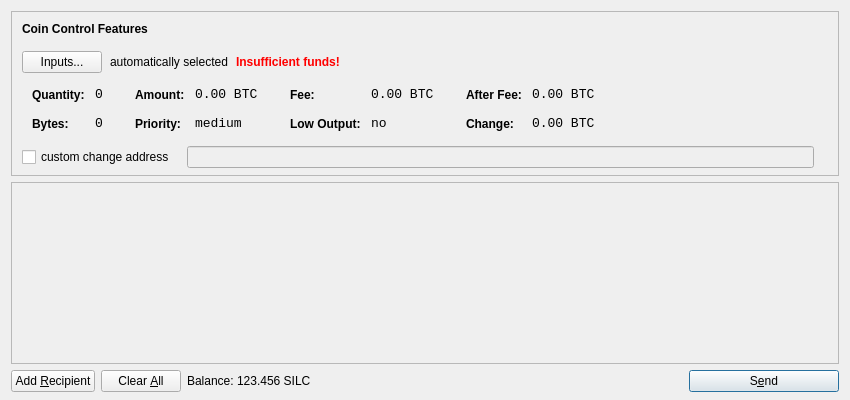
<?xml version="1.0" encoding="UTF-8"?>
<ui version="4.0">
 <class>SendCoinsDialog</class>
 <widget class="QDialog" name="SendCoinsDialog">
  <property name="geometry">
   <rect>
    <x>0</x>
    <y>0</y>
    <width>850</width>
    <height>400</height>
   </rect>
  </property>
  <property name="windowTitle">
   <string>Send Coins</string>
  </property>
  <layout class="QVBoxLayout" name="verticalLayout" stretch="0,1,0">
   <property name="bottomMargin">
    <number>8</number>
   </property>
   <item>
    <widget class="QFrame" name="frameCoinControl">
     <property name="sizePolicy">
      <sizepolicy hsizetype="Expanding" vsizetype="Expanding">
       <horstretch>0</horstretch>
       <verstretch>0</verstretch>
      </sizepolicy>
     </property>
     <property name="maximumSize">
      <size>
       <width>16777215</width>
       <height>16777215</height>
      </size>
     </property>
     <property name="frameShape">
      <enum>QFrame::StyledPanel</enum>
     </property>
     <property name="frameShadow">
      <enum>QFrame::Sunken</enum>
     </property>
     <layout class="QVBoxLayout" name="verticalLayoutCoinControl2">
      <property name="spacing">
       <number>-1</number>
      </property>
      <property name="leftMargin">
       <number>0</number>
      </property>
      <property name="topMargin">
       <number>0</number>
      </property>
      <property name="rightMargin">
       <number>0</number>
      </property>
      <property name="bottomMargin">
       <number>6</number>
      </property>
      <item>
       <layout class="QVBoxLayout" name="verticalLayoutCoinControl" stretch="0,0,0,0,1">
        <property name="spacing">
         <number>0</number>
        </property>
        <property name="leftMargin">
         <number>10</number>
        </property>
        <property name="topMargin">
         <number>10</number>
        </property>
        <item>
         <layout class="QHBoxLayout" name="horizontalLayoutCoinControl1">
          <property name="bottomMargin">
           <number>15</number>
          </property>
          <item>
           <widget class="QLabel" name="labelCoinControlFeatures">
            <property name="sizePolicy">
             <sizepolicy hsizetype="Preferred" vsizetype="Maximum">
              <horstretch>0</horstretch>
              <verstretch>0</verstretch>
             </sizepolicy>
            </property>
            <property name="font">
             <font>
              <weight>75</weight>
              <bold>true</bold>
             </font>
            </property>
            <property name="styleSheet">
             <string notr="true">font-weight:bold;</string>
            </property>
            <property name="text">
             <string>Coin Control Features</string>
            </property>
           </widget>
          </item>
         </layout>
        </item>
        <item>
         <layout class="QHBoxLayout" name="horizontalLayoutCoinControl2" stretch="0,0,0,0">
          <property name="spacing">
           <number>8</number>
          </property>
          <property name="bottomMargin">
           <number>10</number>
          </property>
          <item>
           <widget class="QPushButton" name="pushButtonCoinControl">
            <property name="styleSheet">
             <string notr="true"/>
            </property>
            <property name="text">
             <string>Inputs...</string>
            </property>
           </widget>
          </item>
          <item>
           <widget class="QLabel" name="labelCoinControlAutomaticallySelected">
            <property name="text">
             <string>automatically selected</string>
            </property>
            <property name="margin">
             <number>5</number>
            </property>
           </widget>
          </item>
          <item>
           <widget class="QLabel" name="labelCoinControlInsuffFunds">
            <property name="font">
             <font>
              <weight>75</weight>
              <bold>true</bold>
             </font>
            </property>
            <property name="styleSheet">
             <string notr="true">color:red;font-weight:bold;</string>
            </property>
            <property name="text">
             <string>Insufficient funds!</string>
            </property>
            <property name="margin">
             <number>5</number>
            </property>
           </widget>
          </item>
          <item>
           <spacer name="horizontalSpacerCoinControl">
            <property name="orientation">
             <enum>Qt::Horizontal</enum>
            </property>
            <property name="sizeHint" stdset="0">
             <size>
              <width>40</width>
              <height>1</height>
             </size>
            </property>
           </spacer>
          </item>
         </layout>
        </item>
        <item>
         <widget class="QWidget" name="widgetCoinControl" native="true">
          <property name="sizePolicy">
           <sizepolicy hsizetype="Preferred" vsizetype="Preferred">
            <horstretch>0</horstretch>
            <verstretch>0</verstretch>
           </sizepolicy>
          </property>
          <property name="minimumSize">
           <size>
            <width>0</width>
            <height>0</height>
           </size>
          </property>
          <property name="styleSheet">
           <string notr="true"/>
          </property>
          <layout class="QHBoxLayout" name="horizontalLayoutCoinControl5">
           <property name="margin">
            <number>0</number>
           </property>
           <item>
            <layout class="QHBoxLayout" name="horizontalLayoutCoinControl3" stretch="0,0,0,1">
             <property name="spacing">
              <number>20</number>
             </property>
             <property name="topMargin">
              <number>0</number>
             </property>
             <property name="bottomMargin">
              <number>10</number>
             </property>
             <item>
              <layout class="QFormLayout" name="formLayoutCoinControl1">
               <property name="horizontalSpacing">
                <number>10</number>
               </property>
               <property name="verticalSpacing">
                <number>14</number>
               </property>
               <property name="leftMargin">
                <number>10</number>
               </property>
               <property name="topMargin">
                <number>4</number>
               </property>
               <property name="rightMargin">
                <number>6</number>
               </property>
               <item row="0" column="0">
                <widget class="QLabel" name="labelCoinControlQuantityText">
                 <property name="styleSheet">
                  <string notr="true">font-weight:bold;</string>
                 </property>
                 <property name="text">
                  <string>Quantity:</string>
                 </property>
                 <property name="margin">
                  <number>0</number>
                 </property>
                </widget>
               </item>
               <item row="0" column="1">
                <widget class="QLabel" name="labelCoinControlQuantity">
                 <property name="font">
                  <font>
                   <family>Monospace</family>
                   <pointsize>10</pointsize>
                  </font>
                 </property>
                 <property name="cursor">
                  <cursorShape>IBeamCursor</cursorShape>
                 </property>
                 <property name="contextMenuPolicy">
                  <enum>Qt::ActionsContextMenu</enum>
                 </property>
                 <property name="text">
                  <string notr="true">0</string>
                 </property>
                 <property name="margin">
                  <number>0</number>
                 </property>
                 <property name="textInteractionFlags">
                  <set>Qt::LinksAccessibleByMouse|Qt::TextSelectableByKeyboard|Qt::TextSelectableByMouse</set>
                 </property>
                </widget>
               </item>
               <item row="1" column="0">
                <widget class="QLabel" name="labelCoinControlBytesText">
                 <property name="styleSheet">
                  <string notr="true">font-weight:bold;</string>
                 </property>
                 <property name="text">
                  <string>Bytes:</string>
                 </property>
                </widget>
               </item>
               <item row="1" column="1">
                <widget class="QLabel" name="labelCoinControlBytes">
                 <property name="font">
                  <font>
                   <family>Monospace</family>
                   <pointsize>10</pointsize>
                  </font>
                 </property>
                 <property name="cursor">
                  <cursorShape>IBeamCursor</cursorShape>
                 </property>
                 <property name="contextMenuPolicy">
                  <enum>Qt::ActionsContextMenu</enum>
                 </property>
                 <property name="text">
                  <string notr="true">0</string>
                 </property>
                 <property name="textInteractionFlags">
                  <set>Qt::LinksAccessibleByMouse|Qt::TextSelectableByKeyboard|Qt::TextSelectableByMouse</set>
                 </property>
                </widget>
               </item>
              </layout>
             </item>
             <item>
              <layout class="QFormLayout" name="formLayoutCoinControl2">
               <property name="horizontalSpacing">
                <number>10</number>
               </property>
               <property name="verticalSpacing">
                <number>14</number>
               </property>
               <property name="leftMargin">
                <number>6</number>
               </property>
               <property name="topMargin">
                <number>4</number>
               </property>
               <property name="rightMargin">
                <number>6</number>
               </property>
               <item row="0" column="0">
                <widget class="QLabel" name="labelCoinControlAmountText">
                 <property name="styleSheet">
                  <string notr="true">font-weight:bold;</string>
                 </property>
                 <property name="text">
                  <string>Amount:</string>
                 </property>
                 <property name="margin">
                  <number>0</number>
                 </property>
                </widget>
               </item>
               <item row="0" column="1">
                <widget class="QLabel" name="labelCoinControlAmount">
                 <property name="font">
                  <font>
                   <family>Monospace</family>
                   <pointsize>10</pointsize>
                  </font>
                 </property>
                 <property name="cursor">
                  <cursorShape>IBeamCursor</cursorShape>
                 </property>
                 <property name="contextMenuPolicy">
                  <enum>Qt::ActionsContextMenu</enum>
                 </property>
                 <property name="text">
                  <string notr="true">0.00 BTC</string>
                 </property>
                 <property name="textInteractionFlags">
                  <set>Qt::LinksAccessibleByMouse|Qt::TextSelectableByKeyboard|Qt::TextSelectableByMouse</set>
                 </property>
                </widget>
               </item>
               <item row="1" column="0">
                <widget class="QLabel" name="labelCoinControlPriorityText">
                 <property name="styleSheet">
                  <string notr="true">font-weight:bold;</string>
                 </property>
                 <property name="text">
                  <string>Priority:</string>
                 </property>
                </widget>
               </item>
               <item row="1" column="1">
                <widget class="QLabel" name="labelCoinControlPriority">
                 <property name="font">
                  <font>
                   <family>Monospace</family>
                   <pointsize>10</pointsize>
                  </font>
                 </property>
                 <property name="cursor">
                  <cursorShape>IBeamCursor</cursorShape>
                 </property>
                 <property name="contextMenuPolicy">
                  <enum>Qt::ActionsContextMenu</enum>
                 </property>
                 <property name="text">
                  <string>medium</string>
                 </property>
                 <property name="textInteractionFlags">
                  <set>Qt::LinksAccessibleByMouse|Qt::TextSelectableByKeyboard|Qt::TextSelectableByMouse</set>
                 </property>
                </widget>
               </item>
              </layout>
             </item>
             <item>
              <layout class="QFormLayout" name="formLayoutCoinControl3">
               <property name="horizontalSpacing">
                <number>10</number>
               </property>
               <property name="verticalSpacing">
                <number>14</number>
               </property>
               <property name="leftMargin">
                <number>6</number>
               </property>
               <property name="topMargin">
                <number>4</number>
               </property>
               <property name="rightMargin">
                <number>6</number>
               </property>
               <item row="0" column="0">
                <widget class="QLabel" name="labelCoinControlFeeText">
                 <property name="styleSheet">
                  <string notr="true">font-weight:bold;</string>
                 </property>
                 <property name="text">
                  <string>Fee:</string>
                 </property>
                 <property name="margin">
                  <number>0</number>
                 </property>
                </widget>
               </item>
               <item row="0" column="1">
                <widget class="QLabel" name="labelCoinControlFee">
                 <property name="font">
                  <font>
                   <family>Monospace</family>
                   <pointsize>10</pointsize>
                  </font>
                 </property>
                 <property name="cursor">
                  <cursorShape>IBeamCursor</cursorShape>
                 </property>
                 <property name="contextMenuPolicy">
                  <enum>Qt::ActionsContextMenu</enum>
                 </property>
                 <property name="text">
                  <string notr="true">0.00 BTC</string>
                 </property>
                 <property name="textInteractionFlags">
                  <set>Qt::LinksAccessibleByMouse|Qt::TextSelectableByKeyboard|Qt::TextSelectableByMouse</set>
                 </property>
                </widget>
               </item>
               <item row="1" column="0">
                <widget class="QLabel" name="labelCoinControlLowOutputText">
                 <property name="styleSheet">
                  <string notr="true">font-weight:bold;</string>
                 </property>
                 <property name="text">
                  <string>Low Output:</string>
                 </property>
                </widget>
               </item>
               <item row="1" column="1">
                <widget class="QLabel" name="labelCoinControlLowOutput">
                 <property name="font">
                  <font>
                   <family>Monospace</family>
                   <pointsize>10</pointsize>
                  </font>
                 </property>
                 <property name="cursor">
                  <cursorShape>IBeamCursor</cursorShape>
                 </property>
                 <property name="contextMenuPolicy">
                  <enum>Qt::ActionsContextMenu</enum>
                 </property>
                 <property name="text">
                  <string>no</string>
                 </property>
                 <property name="textInteractionFlags">
                  <set>Qt::LinksAccessibleByMouse|Qt::TextSelectableByKeyboard|Qt::TextSelectableByMouse</set>
                 </property>
                </widget>
               </item>
              </layout>
             </item>
             <item>
              <layout class="QFormLayout" name="formLayoutCoinControl4">
               <property name="horizontalSpacing">
                <number>10</number>
               </property>
               <property name="verticalSpacing">
                <number>14</number>
               </property>
               <property name="leftMargin">
                <number>6</number>
               </property>
               <property name="topMargin">
                <number>4</number>
               </property>
               <property name="rightMargin">
                <number>6</number>
               </property>
               <item row="0" column="0">
                <widget class="QLabel" name="labelCoinControlAfterFeeText">
                 <property name="styleSheet">
                  <string notr="true">font-weight:bold;</string>
                 </property>
                 <property name="text">
                  <string>After Fee:</string>
                 </property>
                 <property name="margin">
                  <number>0</number>
                 </property>
                </widget>
               </item>
               <item row="0" column="1">
                <widget class="QLabel" name="labelCoinControlAfterFee">
                 <property name="font">
                  <font>
                   <family>Monospace</family>
                   <pointsize>10</pointsize>
                  </font>
                 </property>
                 <property name="cursor">
                  <cursorShape>IBeamCursor</cursorShape>
                 </property>
                 <property name="contextMenuPolicy">
                  <enum>Qt::ActionsContextMenu</enum>
                 </property>
                 <property name="text">
                  <string notr="true">0.00 BTC</string>
                 </property>
                 <property name="textInteractionFlags">
                  <set>Qt::LinksAccessibleByMouse|Qt::TextSelectableByKeyboard|Qt::TextSelectableByMouse</set>
                 </property>
                </widget>
               </item>
               <item row="1" column="0">
                <widget class="QLabel" name="labelCoinControlChangeText">
                 <property name="styleSheet">
                  <string notr="true">font-weight:bold;</string>
                 </property>
                 <property name="text">
                  <string>Change:</string>
                 </property>
                </widget>
               </item>
               <item row="1" column="1">
                <widget class="QLabel" name="labelCoinControlChange">
                 <property name="font">
                  <font>
                   <family>Monospace</family>
                   <pointsize>10</pointsize>
                  </font>
                 </property>
                 <property name="cursor">
                  <cursorShape>IBeamCursor</cursorShape>
                 </property>
                 <property name="contextMenuPolicy">
                  <enum>Qt::ActionsContextMenu</enum>
                 </property>
                 <property name="text">
                  <string notr="true">0.00 BTC</string>
                 </property>
                 <property name="textInteractionFlags">
                  <set>Qt::LinksAccessibleByMouse|Qt::TextSelectableByKeyboard|Qt::TextSelectableByMouse</set>
                 </property>
                </widget>
               </item>
              </layout>
             </item>
            </layout>
           </item>
          </layout>
         </widget>
        </item>
        <item>
         <layout class="QHBoxLayout" name="horizontalLayoutCoinControl4" stretch="0,0,0">
          <property name="spacing">
           <number>12</number>
          </property>
          <property name="sizeConstraint">
           <enum>QLayout::SetDefaultConstraint</enum>
          </property>
          <property name="topMargin">
           <number>5</number>
          </property>
          <property name="rightMargin">
           <number>5</number>
          </property>
          <item>
           <widget class="QCheckBox" name="checkBoxCoinControlChange">
            <property name="text">
             <string>custom change address</string>
            </property>
           </widget>
          </item>
          <item>
           <widget class="QLineEdit" name="lineEditCoinControlChange">
            <property name="enabled">
             <bool>false</bool>
            </property>
            <property name="sizePolicy">
             <sizepolicy hsizetype="Expanding" vsizetype="Fixed">
              <horstretch>0</horstretch>
              <verstretch>0</verstretch>
             </sizepolicy>
            </property>
           </widget>
          </item>
          <item>
           <widget class="QLabel" name="labelCoinControlChangeLabel">
            <property name="sizePolicy">
             <sizepolicy hsizetype="Preferred" vsizetype="Expanding">
              <horstretch>0</horstretch>
              <verstretch>0</verstretch>
             </sizepolicy>
            </property>
            <property name="minimumSize">
             <size>
              <width>0</width>
              <height>0</height>
             </size>
            </property>
            <property name="text">
             <string/>
            </property>
            <property name="margin">
             <number>3</number>
            </property>
           </widget>
          </item>
         </layout>
        </item>
        <item>
         <spacer name="verticalSpacerCoinControl">
          <property name="orientation">
           <enum>Qt::Vertical</enum>
          </property>
          <property name="sizeHint" stdset="0">
           <size>
            <width>800</width>
            <height>1</height>
           </size>
          </property>
         </spacer>
        </item>
       </layout>
      </item>
     </layout>
    </widget>
   </item>
   <item>
    <widget class="QScrollArea" name="scrollArea">
     <property name="widgetResizable">
      <bool>true</bool>
     </property>
     <widget class="QWidget" name="scrollAreaWidgetContents">
      <property name="geometry">
       <rect>
        <x>0</x>
        <y>0</y>
        <width>830</width>
        <height>165</height>
       </rect>
      </property>
      <layout class="QVBoxLayout" name="verticalLayout_2">
       <property name="margin">
        <number>0</number>
       </property>
       <item>
        <layout class="QVBoxLayout" name="entries">
         <property name="spacing">
          <number>6</number>
         </property>
        </layout>
       </item>
       <item>
        <spacer name="verticalSpacer">
         <property name="orientation">
          <enum>Qt::Vertical</enum>
         </property>
         <property name="sizeHint" stdset="0">
          <size>
           <width>20</width>
           <height>40</height>
          </size>
         </property>
        </spacer>
       </item>
      </layout>
     </widget>
    </widget>
   </item>
   <item>
    <layout class="QHBoxLayout" name="horizontalLayout">
     <item>
      <widget class="QPushButton" name="addButton">
       <property name="toolTip">
        <string>Send to multiple recipients at once</string>
       </property>
       <property name="text">
        <string>Add &amp;Recipient</string>
       </property>
       <property name="icon">
        <iconset resource="../bitcoin.qrc">
         <normaloff>:/icons/add</normaloff>:/icons/add</iconset>
       </property>
       <property name="autoDefault">
        <bool>false</bool>
       </property>
      </widget>
     </item>
     <item>
      <widget class="QPushButton" name="clearButton">
       <property name="sizePolicy">
        <sizepolicy hsizetype="Minimum" vsizetype="Fixed">
         <horstretch>0</horstretch>
         <verstretch>0</verstretch>
        </sizepolicy>
       </property>
       <property name="toolTip">
        <string>Remove all transaction fields</string>
       </property>
       <property name="text">
        <string>Clear &amp;All</string>
       </property>
       <property name="icon">
        <iconset resource="../bitcoin.qrc">
         <normaloff>:/icons/remove</normaloff>:/icons/remove</iconset>
       </property>
       <property name="autoRepeatDelay">
        <number>300</number>
       </property>
       <property name="autoDefault">
        <bool>false</bool>
       </property>
      </widget>
     </item>
     <item>
      <layout class="QHBoxLayout" name="horizontalLayout_2">
       <property name="spacing">
        <number>3</number>
       </property>
       <item>
        <widget class="QLabel" name="label">
         <property name="text">
          <string>Balance:</string>
         </property>
        </widget>
       </item>
       <item>
        <widget class="QLabel" name="labelBalance">
         <property name="cursor">
          <cursorShape>IBeamCursor</cursorShape>
         </property>
         <property name="text">
          <string>123.456 SILC</string>
         </property>
         <property name="textInteractionFlags">
          <set>Qt::LinksAccessibleByMouse|Qt::TextSelectableByKeyboard|Qt::TextSelectableByMouse</set>
         </property>
        </widget>
       </item>
      </layout>
     </item>
     <item>
      <spacer name="horizontalSpacer">
       <property name="orientation">
        <enum>Qt::Horizontal</enum>
       </property>
       <property name="sizeHint" stdset="0">
        <size>
         <width>40</width>
         <height>20</height>
        </size>
       </property>
      </spacer>
     </item>
     <item>
      <widget class="QPushButton" name="sendButton">
       <property name="minimumSize">
        <size>
         <width>150</width>
         <height>0</height>
        </size>
       </property>
       <property name="toolTip">
        <string>Confirm the send action</string>
       </property>
       <property name="text">
        <string>S&amp;end</string>
       </property>
       <property name="icon">
        <iconset resource="../bitcoin.qrc">
         <normaloff>:/icons/send</normaloff>:/icons/send</iconset>
       </property>
       <property name="default">
        <bool>true</bool>
       </property>
      </widget>
     </item>
    </layout>
   </item>
  </layout>
 </widget>
 <resources>
  <include location="../bitcoin.qrc"/>
 </resources>
 <connections/>
</ui>
